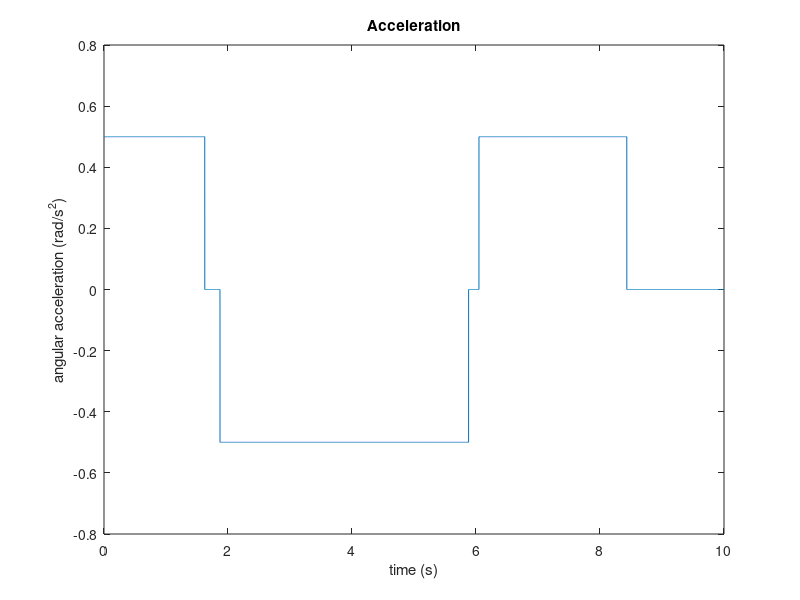
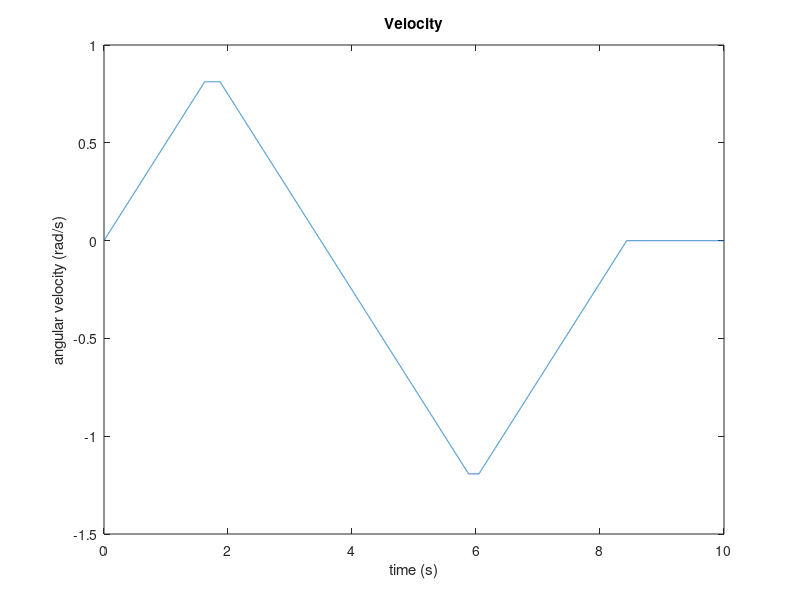
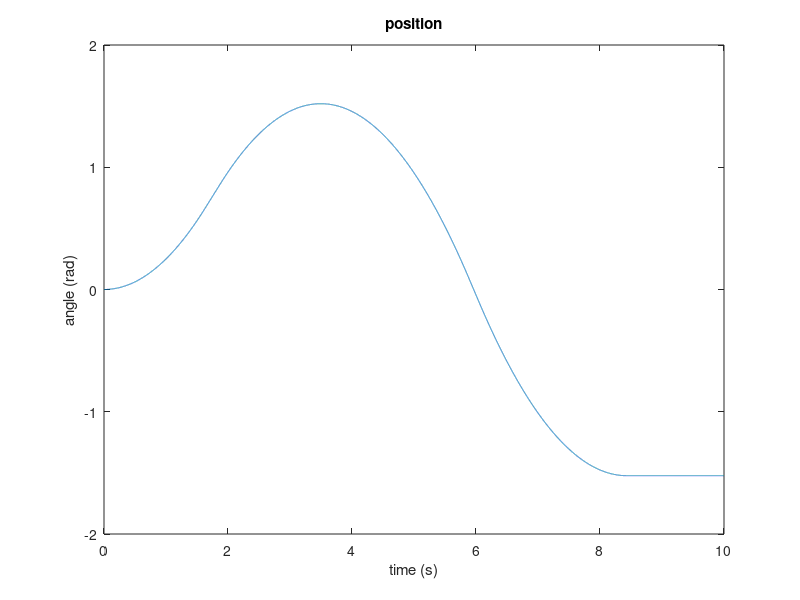

The MATLAB source for these figures, in order: (Note: this script raises an error after producing the figures.)
%% Initialize robotarm
fs = 2048;
Ts = 1/fs;
Tsim =10;

nSamplesForVisualization = 200;

initialAngleKrukX = 0.809091366467325; % [rad]
initialAngleKrukZ = 0.025113778764355; % [rad]

acc = 0.5; %amount of acceleration [m/s^2 or something]

d1 = 0.1;
safety_margin = 0.05; %rad
%minimum and maximum angles between which the arm whill move
%******IMPORTANT: these values have to be set according to the motor you
%want to control and at the end of the script the motor you write to has to
%be changed
min =  safety_margin + -pi/2; %R: -pi/2 X: 0.2  Z: -0.4
max = -safety_margin +  pi/2; %R:  pi/2 X: 1.47 Z:  0.3 
x_init = 0; %initial position of the robot arm

%declaring empty arrays 
t = 0:Ts:Tsim;
a = zeros(1,length(t));
v = zeros(1,length(t));
x = zeros(1,length(t));



t0 = 0; %starting time
sign = 1; %initial sign of the acceleration
x_start = x_init; %initial starting poistion
x_end = max; %end position

isnotdone = true;
while isnotdone
    dt01 = sqrt( (abs(x_end-x_start) - 2*d1)/(acc));%computing the time difference between t1 and t0
    t1 = dt01 + t0; %computing t1
    v_max = acc*dt01; %computing the velocity it reaches after the acceleration
    t2 = t1 + (2*d1)/v_max; %computing t2
    t3 = dt01 + t2; %computing t3
    if t3 >= Tsim %if t3 is later than the end time of the simulation we stop the arm from moving any further
        %Thus the loop is done running
        isnotdone = false;
        continue
    end 
    a(1,round(t0*fs)+1:round(t1*fs)) = sign*acc; %writing down the acceleration
    a(1,round(t2*fs):round(t3*fs)) = -sign*acc; %writing down the deceleration
    %because the array is already zeros we do not have to write down
    %anything between t1 and t2
    t0 = t3; %setting new zero time
    if x_end == max %swapping the direction of acceleration.
        x_start = max;
        x_end = min;
    else
        x_start = min;
        x_end = max;
    end
    sign = -1*sign; %swapping the sign
end

x(1) = x_init;
for i=2:length(a)
    v(i) = a(i)*Ts + v(i-1);
    x(i) = v(i)*Ts + x(i-1);
end
    
    

%To check if the constant acceleration is correct you can plot the acceleration, velocity and position by incommenting the following section:
%
figure()
plot(t,a)
title("Acceleration")
xlabel("time (s)")
ylabel("angular acceleration (rad/s^2)")

figure()
plot(t,v)
title('Velocity')
xlabel("time (s)")
ylabel("angular velocity (rad/s)")

figure()
plot(t,x)
title("position")
xlabel("time (s)")
ylabel("angle (rad)")

%}

%setting default values of the arm
phiX = zeros(1,length(t)) + initialAngleKrukX;
phiZ = zeros(1,length(t)) + initialAngleKrukZ;
phiR = zeros(1,length(t));
solenoid =  zeros(1,length(t));

%******IMPORTANT: here you can overwrite one of the refrence signals to perform
%to perform the acceleration experiment
%phiX = x; 
%phiZ = x;
phiR = x;

%{
%Code for performing step response
stepX = 0; %recommended +- 0.3 
stepZ = 0; %+-0.15
stepR = 0.79    ;%+-0.79

nSamplesForVisualization = 200;
initialAngleKrukX = 0.809091366467325; % [rad]
initialAngleKrukZ = 0.025113778764355; % [rad]  

t = 0:Ts:Tsim;
phiX = zeros(1,length(t)) + initialAngleKrukX + stepX;
phiZ = zeros(1,length(t)) + initialAngleKrukZ + stepZ;
phiR = zeros(1,length(t)) + stepR;
solenoid =  zeros(1,length(t));
%}

ref_X = timeseries(phiX',t);
ref_Z = timeseries(phiZ',t);
ref_R = timeseries(phiR',t);
ref_solenoid = timeseries(solenoid',t);

